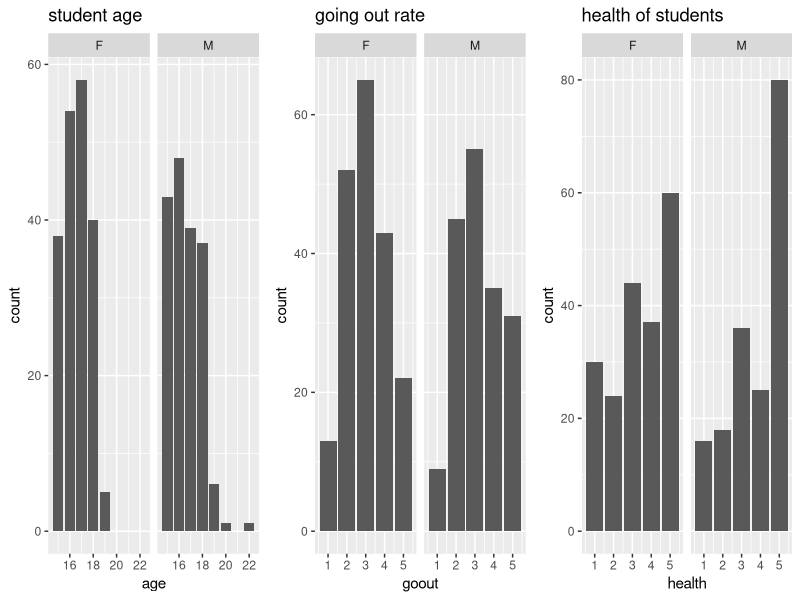
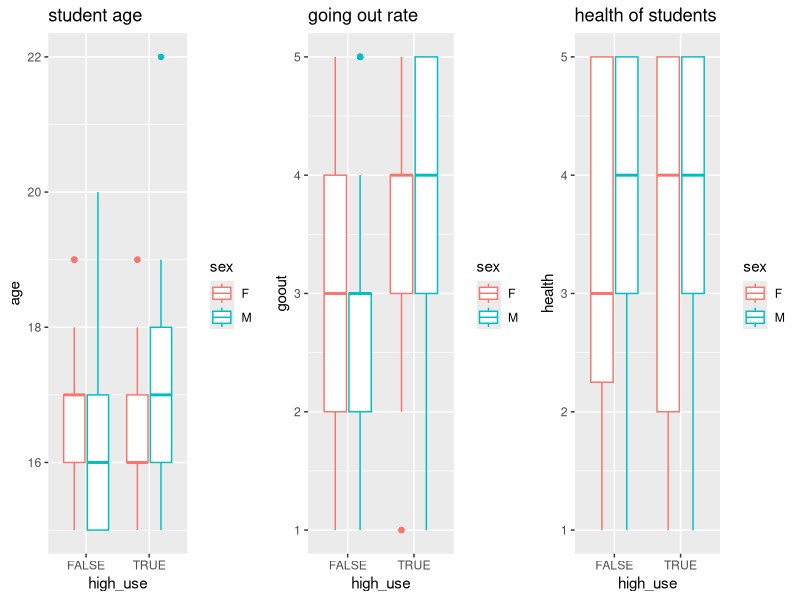

The R script that drew these images, in order:
## ---- chunk 1

student_data <- read.table('data/joint_student_data.tsv', sep = '\t', header = TRUE)

colnames(student_data)

## ---- chunk 2
library(plyr)
library(dplyr)

plyr::count(student_data$sex)

summary(student_data$goout)
summary(student_data$age)
summary(student_data$health)

student_data %>% group_by(high_use) %>% dplyr::summarise(count = n(), mean_health = mean(health), mean_goout = mean(goout), mean_age = mean(age))

student_data %>% group_by(sex, high_use) %>% dplyr::summarise(count = n(), mean_health = mean(health), mean_goout = mean(goout), mean_age = mean(age))

## ---- chunk 3
library(ggplot2)
library(gridExtra)


bar1 <- ggplot(data = student_data, aes(x = age)) + geom_bar() + facet_wrap("sex") + ggtitle("student age")
bar2 <- ggplot(data = student_data, aes(x = goout)) + geom_bar() + facet_wrap("sex") + ggtitle("going out rate")
bar3 <- ggplot(data = student_data, aes(x = health)) + geom_bar() + facet_wrap("sex") + ggtitle("health of students")

grid.arrange(bar1, bar2, bar3, ncol = 3)

bar1 <- ggplot(data = student_data, aes(y = age, x = high_use, col = sex)) + geom_boxplot() + ggtitle("student age")
bar2 <- ggplot(data = student_data, aes(y = goout, x = high_use, col = sex)) + geom_boxplot() + ggtitle("going out rate")
bar3 <- ggplot(data = student_data, aes(y = health, x = high_use, col = sex)) + geom_boxplot()  + ggtitle("health of students")

grid.arrange(bar1, bar2, bar3, ncol = 3)

## ---- chunk 4
model <- glm(high_use ~ age + sex + goout + health, data = student_data, family = 'binomial')

summary(model)

## ---- chunk 5

coef(model)

OR <- coef(model) %>% exp
CI <- confint(model) %>% exp
cbind(OR, CI)

## ---- chunk 6
model2 <- glm(high_use ~ sex + goout, data = student_data, family = 'binomial')

summary(model2)

predicted_prob <- predict(model2, type = "response")
student_data <- mutate(student_data, predicted_probability = predicted_prob)
student_data <- mutate(student_data, predicted_value = student_data$predicted_probability > 0.5)

table(high_use = student_data$high_use, prediction = student_data$predicted_value)

table(high_use = student_data$high_use, prediction = student_data$predicted_value) %>% prop.table() %>% addmargins()
## ---- chunk 7
plyr::count(student_data$high_use == student_data$predicted_value)

loss_func <- function(class, prob) {
  n_wrong <- abs(class - prob) > 0.5
  mean(n_wrong)
}

loss_func(class = student_data$high_use, prob = student_data$predicted_value)
## ---- chunk 8
student_data$guess <- sample(c(TRUE, FALSE),370, TRUE, c(0.5,0.5))

plyr::count(student_data$guess)

loss_func(class = student_data$high_use, prob = student_data$guess)

## ---- chunk 9
library(boot)
cv10 <- cv.glm(data = student_data, cost = loss_func, glmfit = model2, K = 10)

cv10$delta[1]

